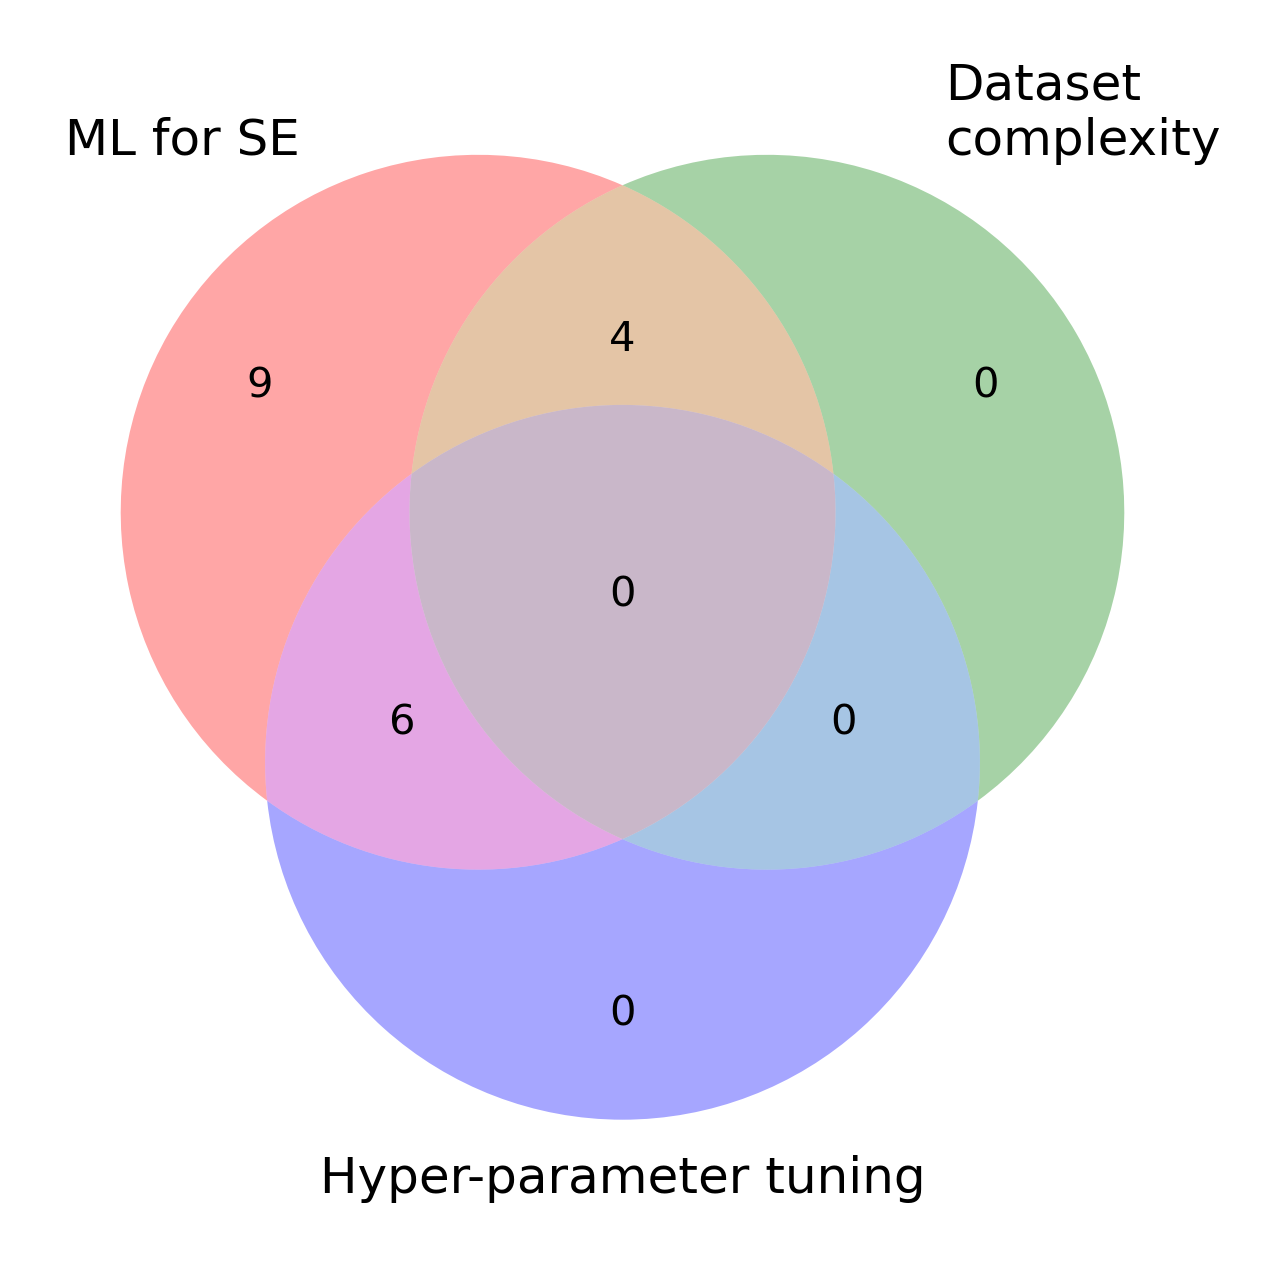

Source code (Python):
# pip install matplotlib-venn
from matplotlib_venn import venn3_unweighted, venn3_circles
from matplotlib import pyplot as plt

# Circle 1 is ML4SE
# Circle 2 is dataset complexity
# Circle 3 is HPT
fig, ax = plt.subplots()
venn3_unweighted(subsets=(9, 0, 4, 0, 6, 0, 0),
                 set_labels = ("ML for SE", "Dataset\ncomplexity", "Hyper-parameter tuning"),
                 set_colors = ("r", "g", "b"), alpha = 0.35)
fig.set_size_inches(10, 5)
fig.savefig("venn.png", dpi=300)
